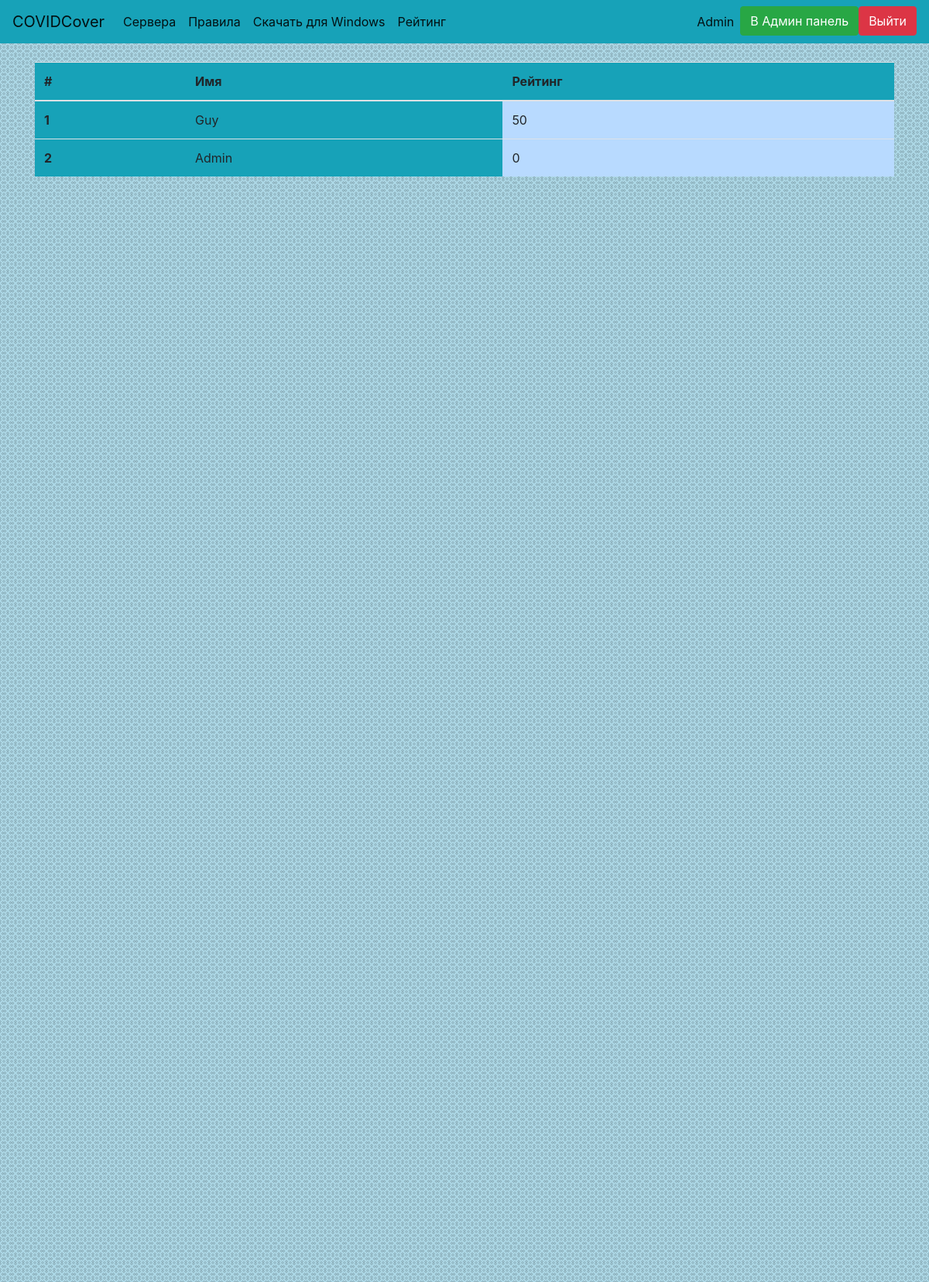
Page /get_leaderboard (signed in) on the earlier database version.
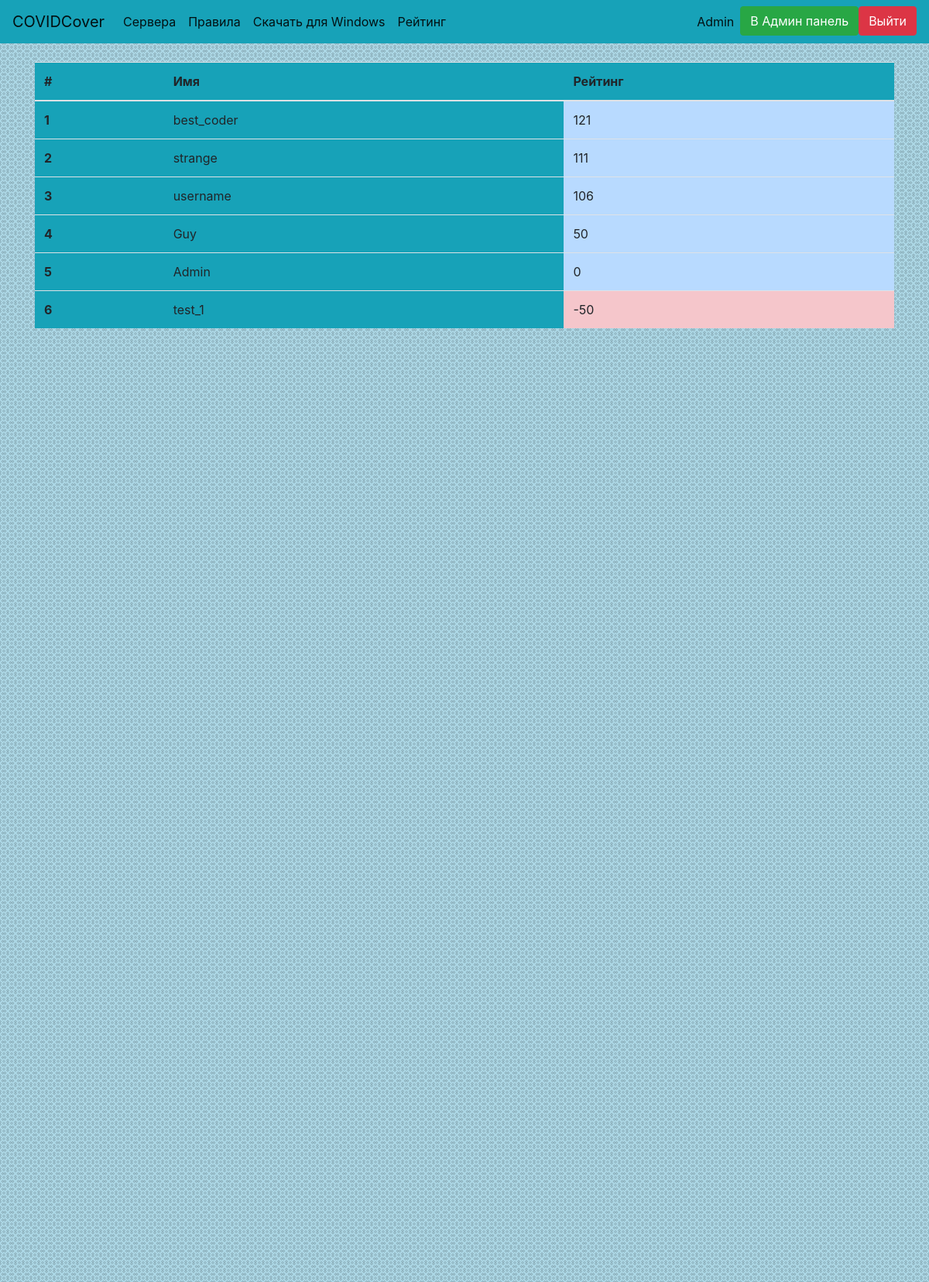
Same page on the later database version.
### website/data/user.py (models this page shows, shortened)
class User(SqlAlchemyBase, UserMixin, SerializerMixin):
    __tablename__ = 'users'
    id = Column(Integer, primary_key=True, autoincrement=True, unique=True)
    email = Column(String, unique=True)
    username = Column(String, unique=True)
    hashed_password = Column(String, unique=False)
    token = Column(String, default=lambda: str(uuid4()), unique=True)
    privilege = Column(Integer, ForeignKey('privileges.id'), default=2, unique=False)
    order = relation('Order', back_populates='user')
    privilege_obj = relation('Privilege')
    score = Column(Integer, default=0, unique=False)
    role = Column(String, unique=False, default='', nullable=True)

### website/main.py (the view)
@app.route('/get_leaderboard')
def get_leaderboard():
    if current_user.is_authenticated:
        session = create_session()
        users = session.query(User).order_by(User.score.desc())
        return render_template('leaderboard.html', title='Leaderboard', users=users)
    else:
        abort(404)

### website/data/db_session.py (called while the page is built)
def create_session():
    global __factory
    return __factory()

### website/main.py (called while the page is built)
@login_manager.user_loader
def load_user(user_id):
    session = create_session()
    return session.query(User).get(user_id)

### website/templates/leaderboard.html
{% extends 'base.html' %}
{% block body %}
<div>
    <table class="table bg-info">
        <thead>
            <tr>
                <th scope="col">#</th>
                <th scope="col">Имя</th>
                <th scope="col">Рейтинг</th>
            </tr>
        </thead>
    <tbody>
        {% for user in users %}
        <tr>
            <th scope="row">{{ loop.index }}</th>
            <td>{{ user.username }}</td>
            {% if user.score >= 0 %}
            <td class="table-primary">{{ user.score }}</td>
            {% else %}
            <td class="table-danger">{{ user.score }}</td>
            {% endif %}
        </tr>
        {% endfor %}
    </tbody>
    </table>
</div>
{% endblock %}

### website/templates/base.html (shortened to what this page needs)
<!DOCTYPE html>
<html lang="ru">
<head>
    <link rel="stylesheet" href="https://stackpath.bootstrapcdn.com/bootstrap/4.4.1/css/bootstrap.min.css">
    <link rel="stylesheet" href="/static/css/styles.css">
</head>
<body>
    <header>
<nav class="navbar navbar-expand-lg navbar-light bg-info">
  <a class="navbar-brand" href="/">COVIDCover</a>
  <div class="collapse navbar-collapse" id="navbarSupportedContent">
    <ul class="navbar-nav mr-auto">
            {% if current_user.is_authenticated %}
      <li class="nav-item active">
        <a class="nav-link" href="/monitor_servers">Сервера</a>
      </li>
        {% endif %}
<li class="nav-item active">
        <a class="nav-link" href="/rules" role="button">Правила</a>
      </li>
        <li class="nav-item active">
        <a class="nav-link" href="/static/installer.exe" role="button">Скачать для Windows</a>
      </li>
            {% if current_user.is_authenticated %}
        <li class="nav-item active">
        <a class="nav-link" href="/get_leaderboard" role="button">Рейтинг</a>
      </li>
        {% endif %}
    </ul>
    <ul class="navbar-nav">
    {% if current_user.is_authenticated %}
      <li class="nav-item active">
          <a class="nav-link disabled" href="/logout">{{ current_user.username }}</a>
      </li>
        {% if current_user.privilege == 1 %}
        <li class="nav-item active">
            <a class="btn btn-success" href="/admin">В Админ панель</a>
        </li>
        {% endif %}
        <li class="nav-item active">
          <a class="btn btn-danger" href="/logout">Выйти</a>
      </li>
          {% else %}
        <li class="nav-item">
            <a class="btn btn-primary " href="/register">Зарегистрироваться</a>
            <a class="btn btn-success" href="/login">Войти</a>
        </li>
    {% endif %}
    </ul>
  </div>
</nav>
    </header>
    <div class="bg">
    <main role="main" class="container">
        <br>
        {% block body %}{% endblock %}
    </main>
    </div>
</body>
</html>

Differences in the rows shown:
added User: username "best_coder", score "121"
added User: username "strange", score "111"
added User: username "username", score "106"
added User: username "test_1", score "-50"
